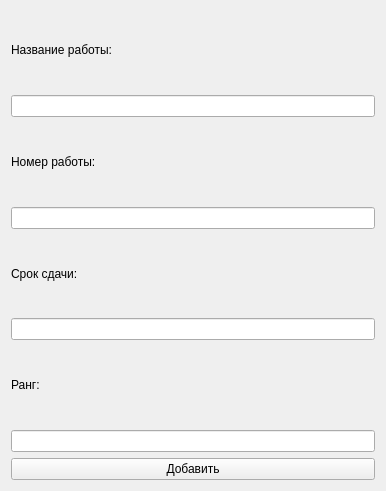
<?xml version="1.0" encoding="UTF-8"?>
<ui version="4.0">
 <class>AddListWorks</class>
 <widget class="QWidget" name="AddListWorks">
  <property name="geometry">
   <rect>
    <x>0</x>
    <y>0</y>
    <width>386</width>
    <height>491</height>
   </rect>
  </property>
  <property name="windowTitle">
   <string>Form</string>
  </property>
  <layout class="QGridLayout" name="gridLayout">
   <item row="0" column="0">
    <layout class="QVBoxLayout" name="verticalLayout">
     <item>
      <widget class="QLabel" name="label">
       <property name="text">
        <string>Название работы:</string>
       </property>
      </widget>
     </item>
     <item>
      <widget class="QLineEdit" name="lineEdit"/>
     </item>
     <item>
      <widget class="QLabel" name="label_2">
       <property name="text">
        <string>Номер работы:</string>
       </property>
      </widget>
     </item>
     <item>
      <widget class="QLineEdit" name="lineEdit_2"/>
     </item>
     <item>
      <widget class="QLabel" name="label_3">
       <property name="text">
        <string>Срок сдачи:</string>
       </property>
      </widget>
     </item>
     <item>
      <widget class="QLineEdit" name="lineEdit_3"/>
     </item>
     <item>
      <widget class="QLabel" name="label_4">
       <property name="text">
        <string>Ранг:</string>
       </property>
      </widget>
     </item>
     <item>
      <widget class="QLineEdit" name="lineEdit_4"/>
     </item>
     <item>
      <widget class="QPushButton" name="pushButton">
       <property name="text">
        <string>Добавить</string>
       </property>
      </widget>
     </item>
    </layout>
   </item>
  </layout>
 </widget>
 <resources/>
 <connections/>
</ui>
